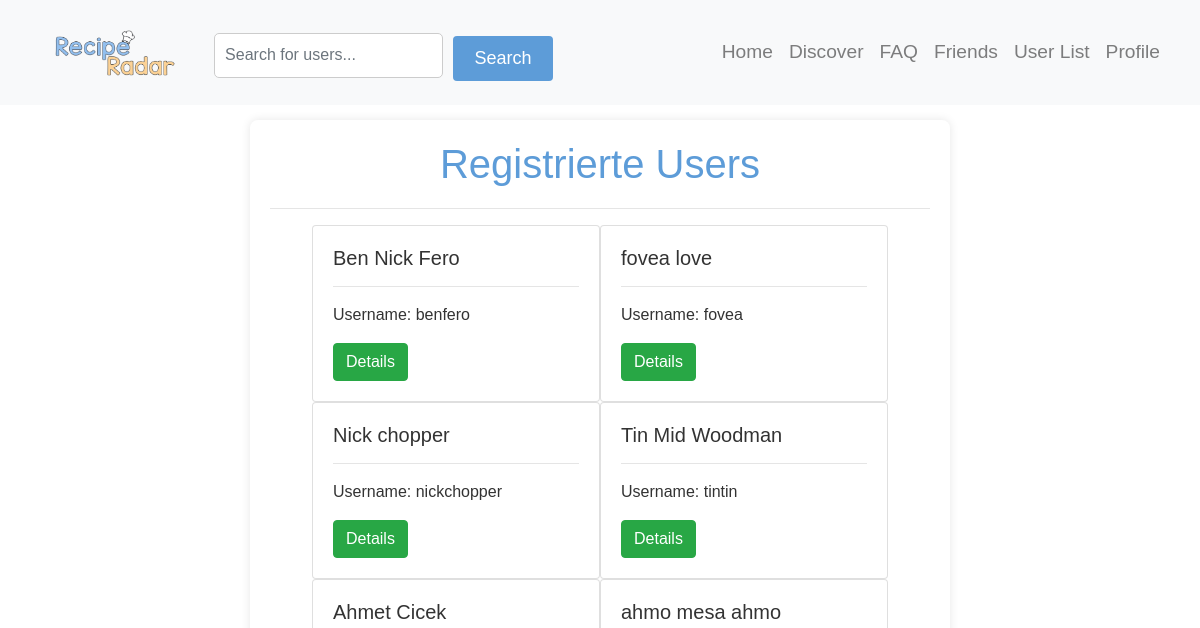
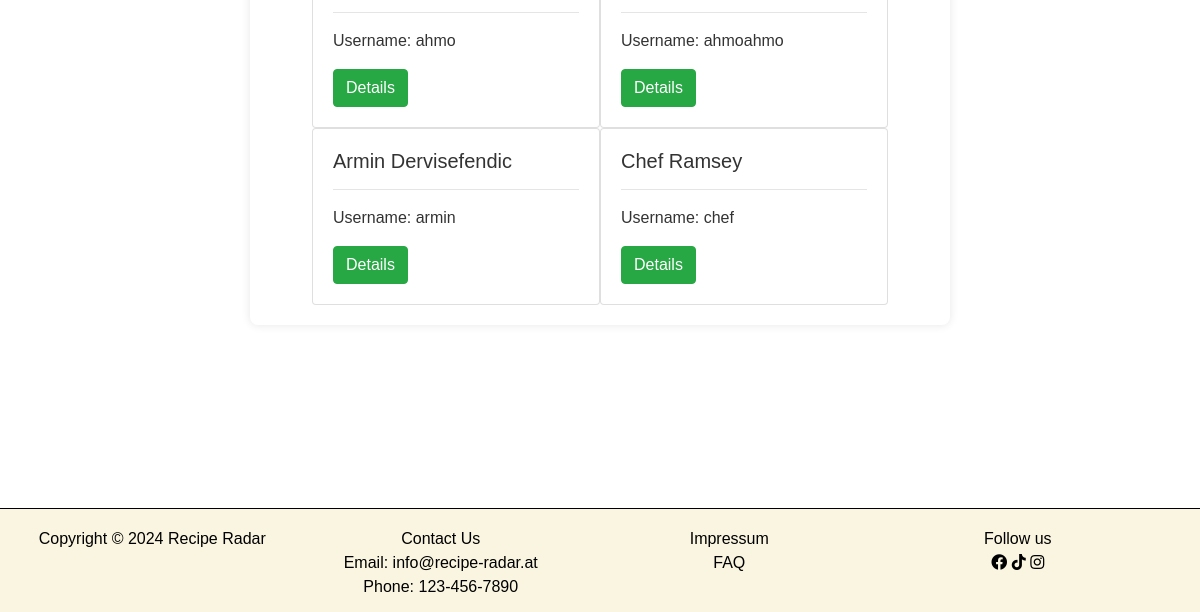
/userlist.php (signed in), run on an earlier commit of the app's database (2 pictures, top to bottom).
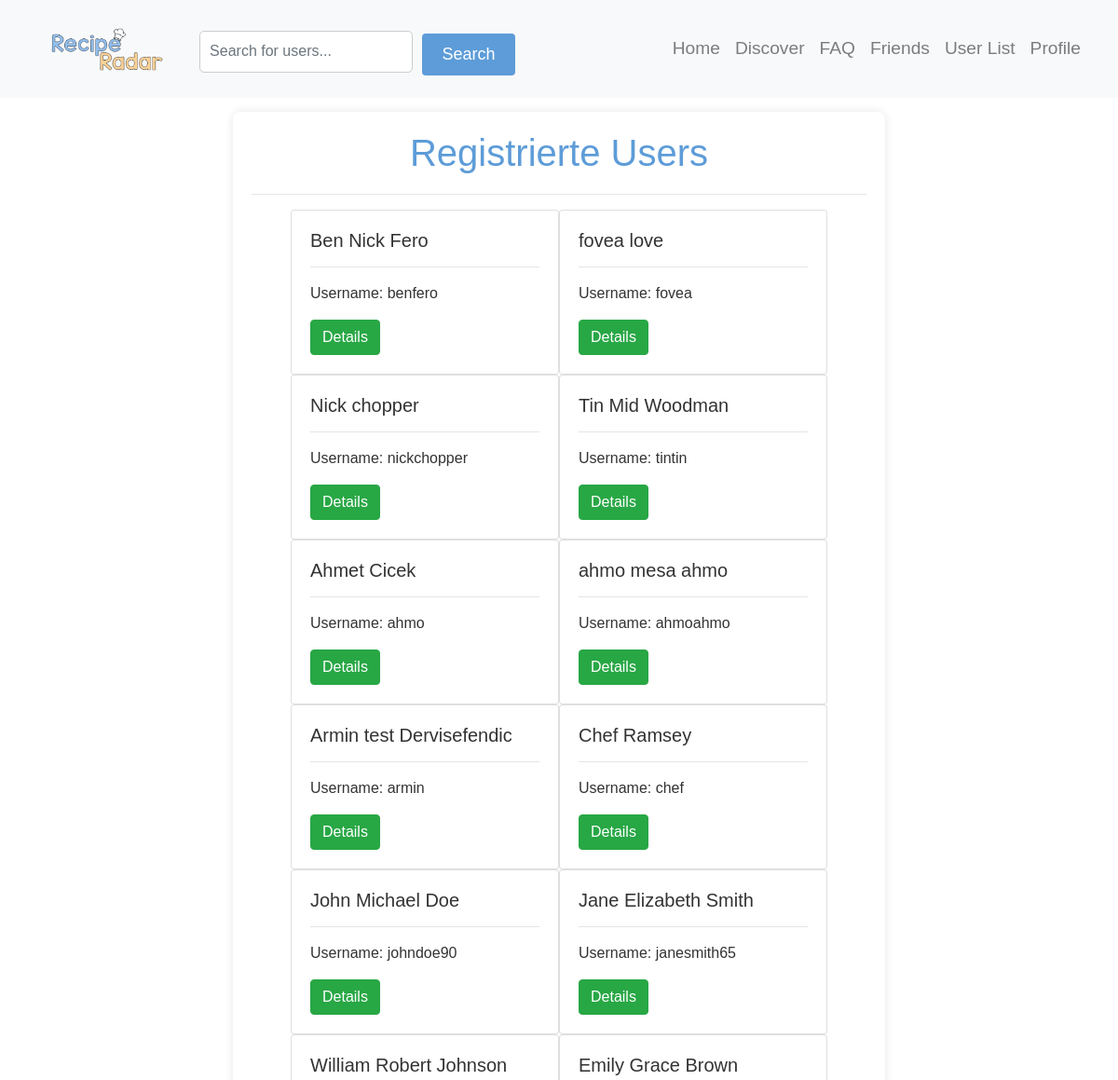
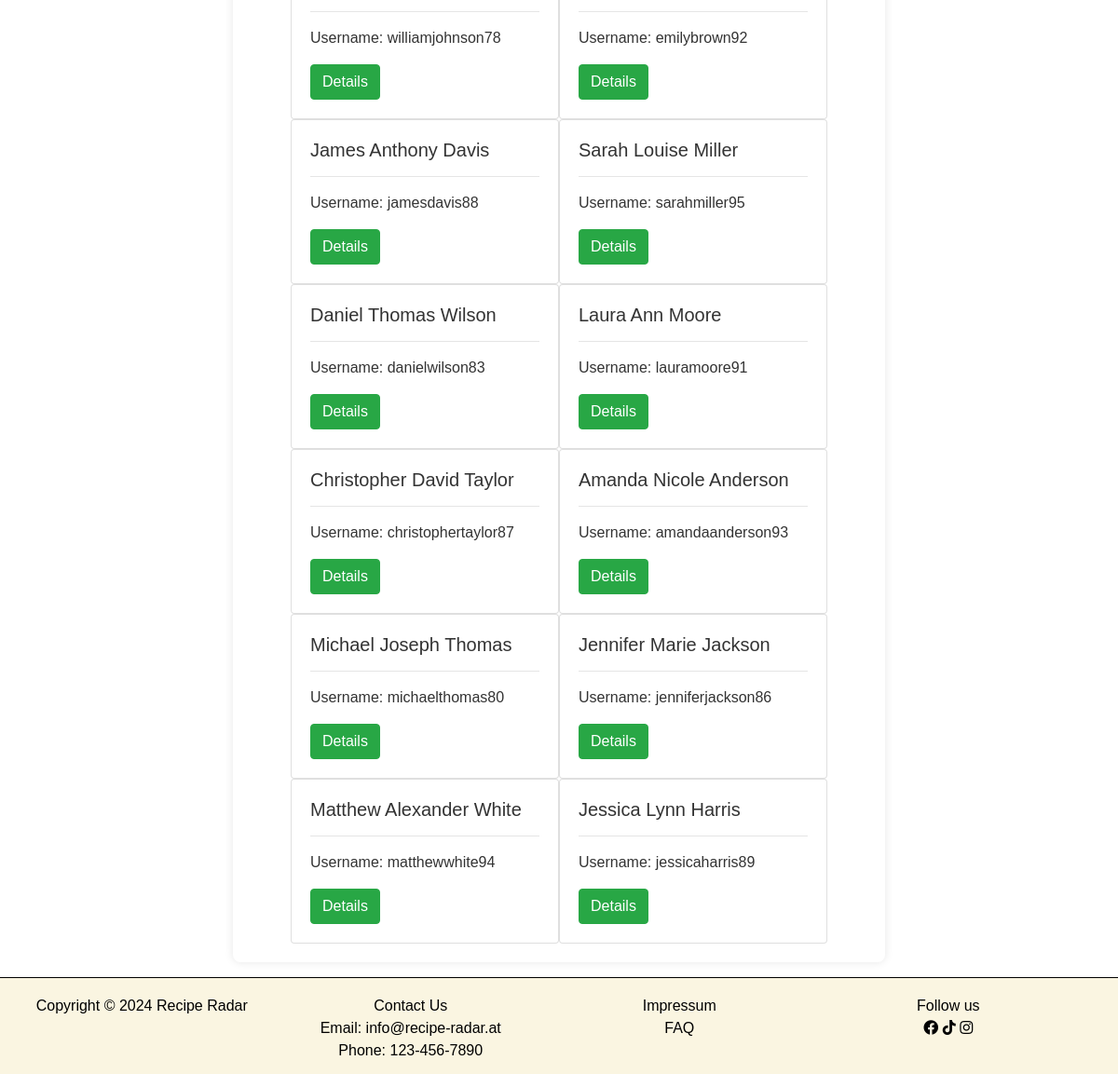
And on a later commit of the database (2 pictures, top to bottom).
### tables this page shows
CREATE TABLE `users` (
  `userID` int(20) NOT NULL,
  `type` text NOT NULL DEFAULT 'normal',
  `salutation` varchar(50) DEFAULT NULL,
  `firstName` varchar(50) NOT NULL,
  `middleName` varchar(50) DEFAULT NULL,
  `lastName` varchar(50) NOT NULL,
  `userName` varchar(30) NOT NULL,
  `email` varchar(100) NOT NULL,
  `password` varchar(255) NOT NULL,
  `birthDate` date NOT NULL,
  `profilePicture` varchar(255) DEFAULT NULL
);

### services/userlist_service.php (the view, shortened to what this page needs)
<?php
require 'config/db_connect.php';
$users = "SELECT * FROM users WHERE Type != 'admin'";
$usersResult = mysqli_query($conn, $users);
$layout = "";
if (mysqli_num_rows($usersResult) == 0) {
    $layout .= "No Users found!";
} else {
    while ($user = mysqli_fetch_assoc($usersResult)) {
        $layout .= "<div class='card' style='width: 18rem'>
        <div class='card-body'>
          <h5 class='card-title'>{$user["firstName"]} {$user["middleName"]} {$user["lastName"]}</h5>
          <hr>
          <p class='card-text'>Username: {$user["userName"]}</p>
          <a href='userdetails.php?id={$user["userID"]}' class='btn btn-success' >Details</a>
        </div>
      </div>";
    }
}
?>

### userlist.php (shortened to what this page needs)
<!DOCTYPE html>
<html lang="en">
<head>
    <?php
    include('components/head.php');
    ?>
</head>
<header>
    <?php
    include('components/navigation.php');
    ?>
</header>
<body>
    <body style="background-image: url('pictures/bg-2.jpeg'); background-size: cover;">
        <?php require 'services/userlist_service.php'; ?>
        <main>
            <div class="container" style=" max-width: 700px; margin-top: 120px; overflow-y: auto; ">
                <h1>Registrierte Users</h1>
                <hr>
                <div class="d-flex justify-content-center gap-5 flex-wrap mt-3">
                    <?= $layout ?>
                </div>
            </div>
        </main>
        <?php
        include('components/footer.php');
        ?>
    </body>
</html>

### components/head.php (shortened to what this page needs)
<link rel="stylesheet" href="https://cdn.jsdelivr.net/npm/bootstrap@4.3.1/dist/css/bootstrap.min.css">
<link rel="stylesheet" href="https://cdnjs.cloudflare.com/ajax/libs/font-awesome/5.15.4/css/all.min.css">
<link rel="stylesheet" type="text/css" href="resources/css/style.css">
<link rel="stylesheet" type="text/css" href="resources/css/feed_style.css">
<link rel="stylesheet" type="text/css" href="resources/css/tabs_style.css">
<link rel="stylesheet" type="text/css" href="resources/css/recipe_detail.css">

### components/navigation.php
<nav class="navbar navbar-expand-sm navbar-light bg-light fixed-top">
    <a class="navbar-brand" href="index.php">
        <img src="pictures/logo-2.png" height="50px" class="d-none d-sm-block" alt="RecipeRadar">
    </a>
    <?php
    if (isset($_SESSION['currentSession'])) {
        include('components/search.php');
    }
    ?>
    <div class="collapse navbar-collapse justify-content-end" id="navbarSupportedContent">
        <ul class="navbar-nav">
            <?php
                if (isset($_SESSION['currentSession'])) {
                    echo
                    '<li class="nav-item">
                        <a class="nav-link" href="index.php">Home</a>
                    </li>
                    <li class="nav-item">
                        <a class="nav-link" href="discover.php">Discover</a>
                    </li>
                    <li class="nav-item">
                        <a class="nav-link" href="faq.php">FAQ</a>
                    </li>
                    <li class="nav-item">
                        <a class="nav-link" href="friends.php">Friends</a>
                    </li>';
                    if (isset($_SESSION['currentSession']) && $_SESSION['currentSession']['type'] == "admin") {
                        echo
                        '<li class="nav-item">
                            <a class="nav-link" href="userlist.php">User List</a>
                        </li>';
                    }
                }
            ?>
            <li class="nav-item">
                <?php
                if (!isset($_SESSION['currentSession'])) {
                } else if (isset($_SESSION['currentSession']['userID'])) {
                    $userID = $_SESSION['currentSession']['userID'];
                    echo '<a class="nav-link" href="profile.php?userID=' . $userID . '">Profile</a>';
                } else {
                    echo '<a class="nav-link" href="index.php">Profile</a>';
                }
                ?>
            </li>
        </ul>
    </div>
</nav>

### components/search.php
<form action="services/search_service.php" method="post" class="search-form">
    <input type="text" class="form-control auth-input" id="searchBar" name="searchBar" placeholder="Search for users..." >
    <button class="btn auth-btn mt-2 mb-3">Search</button>
</form>

### components/footer.php (shortened to what this page needs)
<footer class="text-center text-lg-start" style="background-color: rgb(250,245,225);">
<hr style="border-top: 1px solid black; margin-bottom: 10px;">
    <div class="text-center p-2 footer">
        <div class="row col-12">
        <div class='col-xl-3 col-lg-3 col-md-3 col-sm-12'>
            Copyright © <?php echo date("Y"); ?>
            <a class="text-bold" href="index.php" style="color: black;">Recipe Radar</a>
            <br>
        </div>
        <div class='col-xl-3 col-lg-3 col-md-3 col-sm-12'>
            <a>Contact Us</a>
            <br>
            <a>Email: info@recipe-radar.at</a>
            <br>
            <a>Phone: 123-456-7890</a>
        </div>
        <div class='col-xl-3 col-lg-3 col-md-3 col-sm-12'>
            <a class="text-bold" href="impressum.php" style="color: black;">Impressum</a>
            <br>
            <a class="text-bold" href="faq.php" style="color: black;">FAQ</a>
        </div>
        <div class='col-xl-3 col-lg-3 col-md-3 col-sm-12'>
            <a>Follow us</a>
            <br>
            <a href="https://www.facebook.com/fhtechnikumwien" target="_blank"><i class="fab fa-facebook" style="color: black;"></i></a>
            <a href="https://www.tiktok.com/@fhtechnikumwien" target="_blank"><i class="fab fa-tiktok" style="color: black;" ></i></a>
            <a href="https://www.instagram.com/technikum_wien" target="_blank"><i class="fab fa-instagram" style="color: black;"></i></a>
        </div>
    </div>
</footer>

### resources/css/style.css (style rules this page uses)
.search-form { display: flex; align-items: center; gap: 10px; }
.search-form input { flex: 1; }
.search-form button { flex-shrink: 0; width: 100px; padding: 5px 10px; }
body { margin: 0; padding: 0; }
.container { max-width: 1000px; margin: 0 auto; padding: 20px; background-color: #fff; border-radius: 5px; box-shadow: 0 2px 5px rgba(0, 0, 0, 0.1); }
h1 { text-align: center; margin-bottom: 20px; }
form { margin-top: 20px; }
input[type="text"], textarea { width: 100%; padding: 10px; margin-bottom: 15px; border: 1px solid #ccc; border-radius: 5px; box-sizing: border-box; }
nav { height: auto; padding-left: 2em !important; padding-right: 2em !important; background-color: #5d9cd8; }
footer { background-color: #5d9cd8; color: rgb(0, 0, 0); height: 6.5em; }
.nav-link { font-size: larger !important; font-family: 'Graphik', sans-serif; }
body { margin: 0; font-family: 'Segoe UI', Tahoma, Geneva, Verdana, sans-serif; background-color: white; height: 100vh; }
h1 { color: #5d9cd8; text-align: center; margin-bottom: 20px; }
.auth-input { background: white; height: 45px; border: 1px solid rgb(220, 220, 220); box-shadow: none !important; }
.auth-btn { background: #5d9cd8; color: white; width: 100%; height: 45px; font-size: 18px; box-shadow: none; }

### resources/css/recipe_detail.css (style rules this page uses)
body { background-image: url('../../pictures/bg-2.jpeg'); background-size: cover; font-family: Arial, sans-serif; color: #333; margin: 0; padding: 0; }
.container { margin: 10px auto; background-color: #fff; border-radius: 8px; box-shadow: 0 0 10px rgba(0, 0, 0, 0.1); padding: 20px; }

### userlist.php (style rules this page uses)
main { min-height: 1000px; }

What changed in the data, as far as the page shows it:
changed users "Armin": middleName (not shown) → "test"
added users: firstName "John", middleName "Michael", lastName "Doe", userName "johndoe90"
added users: firstName "Jane", middleName "Elizabeth", lastName "Smith", userName "janesmith65"
added users: firstName "William", middleName "Robert", lastName "Johnson", userName "williamjohnson78"
added users: firstName "Emily", middleName "Grace", lastName "Brown", userName "emilybrown92"
added users: firstName "James", middleName "Anthony", lastName "Davis", userName "jamesdavis88"
added users: firstName "Sarah", middleName "Louise", lastName "Miller", userName "sarahmiller95"
added users: firstName "Daniel", middleName "Thomas", lastName "Wilson", userName "danielwilson83"
added users: firstName "Laura", middleName "Ann", lastName "Moore", userName "lauramoore91"
added users: firstName "Christopher", middleName "David", lastName "Taylor", userName "christophertaylor87"
added users: firstName "Amanda", middleName "Nicole", lastName "Anderson", userName "amandaanderson93"
added users: firstName "Michael", middleName "Joseph", lastName "Thomas", userName "michaelthomas80"
added users: firstName "Jennifer", middleName "Marie", lastName "Jackson", userName "jenniferjackson86"
added users: firstName "Matthew", middleName "Alexander", lastName "White", userName "matthewwhite94"
added users: firstName "Jessica", middleName "Lynn", lastName "Harris", userName "jessicaharris89"
